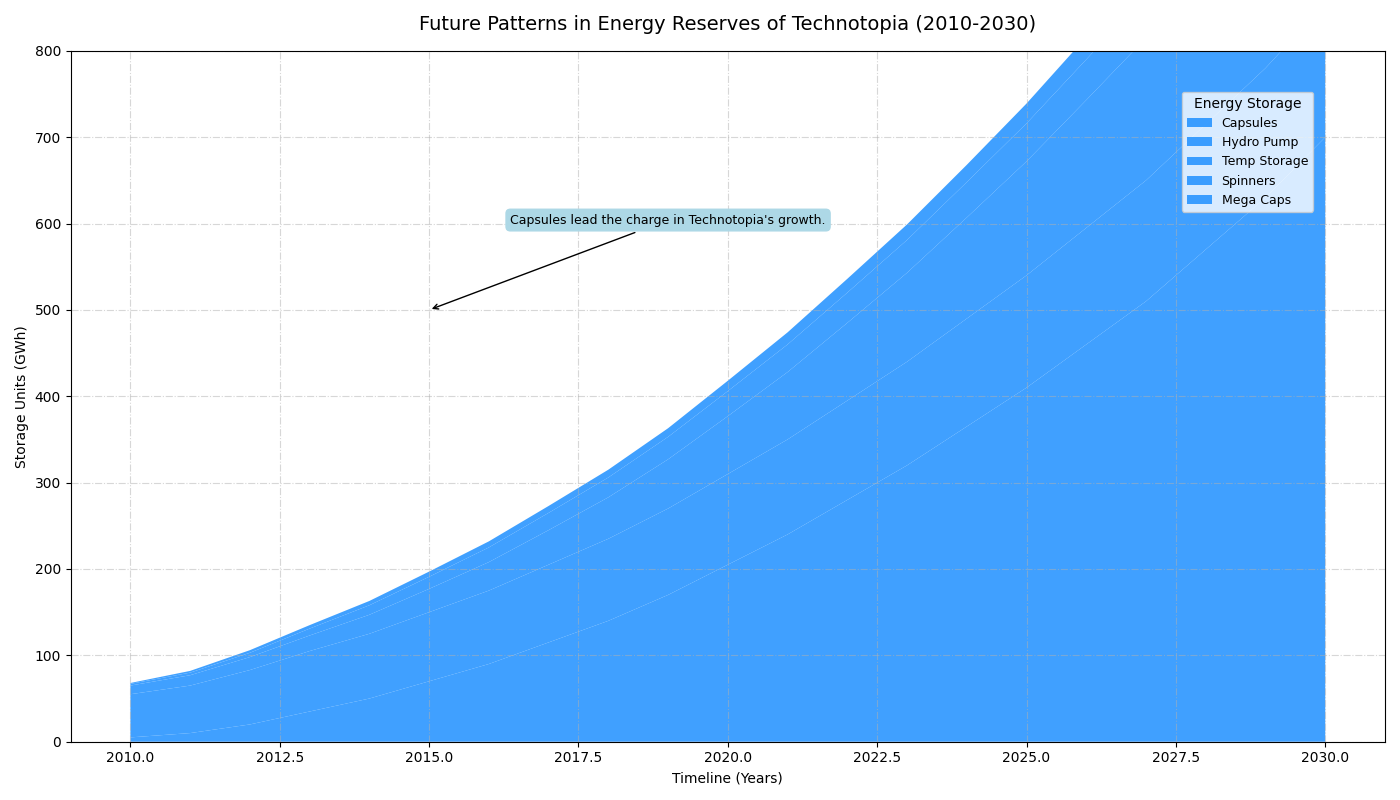

Generate this figure with Python:
import matplotlib.pyplot as plt
import numpy as np

years = np.arange(2010, 2031)
batteries = np.array([5, 10, 20, 35, 50, 70, 90, 115, 140, 170, 205, 240, 280, 320, 365, 410, 460, 510, 570, 630, 700])
pumped_hydro = np.array([50, 55, 63, 70, 75, 80, 85, 90, 95, 100, 105, 110, 115, 120, 125, 130, 135, 140, 145, 150, 155])
thermal_storage = np.array([10, 12, 15, 18, 22, 27, 33, 40, 48, 57, 67, 78, 90, 103, 117, 132, 148, 165, 183, 202, 222])
flywheels = np.array([2, 3, 5, 8, 11, 14, 17, 20, 23, 26, 29, 32, 35, 38, 41, 44, 47, 50, 53, 56, 59])
supercapacitors = np.array([1, 2, 3, 4, 5, 6, 7, 8, 9, 10, 12, 14, 16, 18, 20, 23, 26, 29, 33, 37, 42])

storage_data = np.vstack((batteries, pumped_hydro, thermal_storage, flywheels, supercapacitors))

fig, ax1 = plt.subplots(figsize=(14, 8))

ax1.stackplot(years, storage_data, labels=['Capsules', 'Hydro Pump', 'Temp Storage', 'Spinners', 'Mega Caps'],
              colors=['#1E90FF']*5, alpha=0.85)

ax1.set_title('Future Patterns in Energy Reserves of Technotopia (2010-2030)', fontsize=14, fontweight='normal', pad=15)
ax1.set_xlabel('Timeline (Years)', fontsize=10)
ax1.set_ylabel('Storage Units (GWh)', fontsize=10)

ax1.legend(loc='upper right', fontsize=9, bbox_to_anchor=(0.95, 0.95), title='Energy Storage')

ax1.grid(True, linestyle='-.', alpha=0.5)
ax1.set_ylim(0, 800)

summary_text = "Capsules lead the charge in Technotopia's growth."
ax1.annotate(summary_text, xy=(2015, 500), xytext=(2019, 600),
             bbox=dict(boxstyle="round,pad=0.4", edgecolor='none', facecolor='lightblue'),
             arrowprops=dict(facecolor='blue', arrowstyle='->'),
             fontsize=9, ha='center')

plt.tight_layout()
plt.show()
